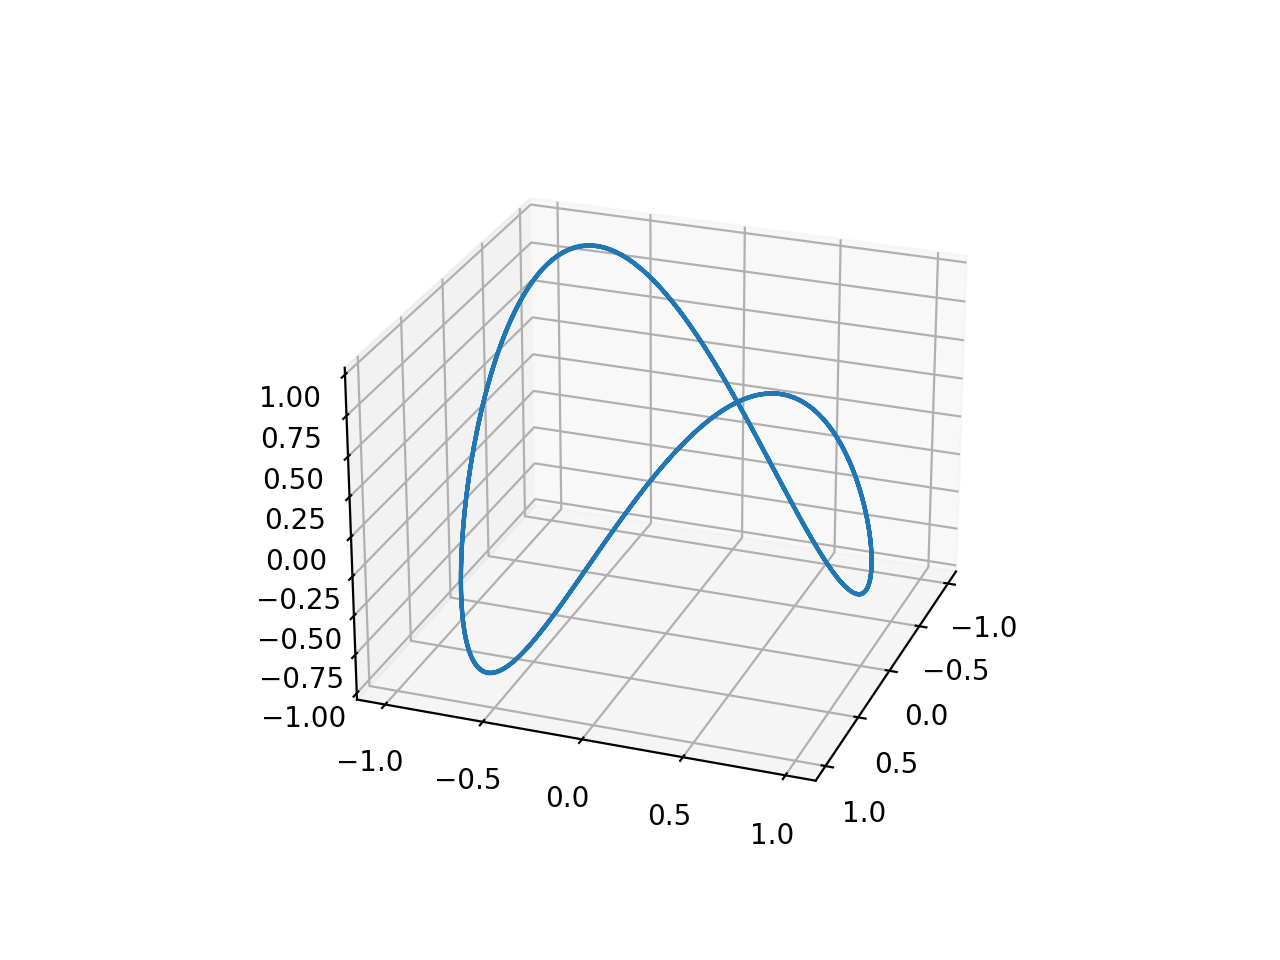

The Python source for this figure:
# Plotagem paramétrica de uma curva
import numpy as np
import matplotlib.pyplot as plt

t = np.linspace(0, 6*np.pi, 201)

x = np.cos(t)
y = np.sin(t)
z = np.sin(2*t)

fig = plt.figure()
ax = fig.add_subplot(projection='3d')

ax.plot(x, y, z)

ax.view_init(25, 20) # Elevação e azimute

#ax.set_xticks([-2, -1, 0, 1, 2])
#ax.set_yticks([-2, -1, 0, 1, 2])
#ax.set_zticks([0, 5, 10, 15, 20])

#fig.suptitle('Hélice circular uniforme dextrogira')
fig.set_facecolor('white')
#plt.show()
plt.savefig('curva_cs.png', dpi=200)
